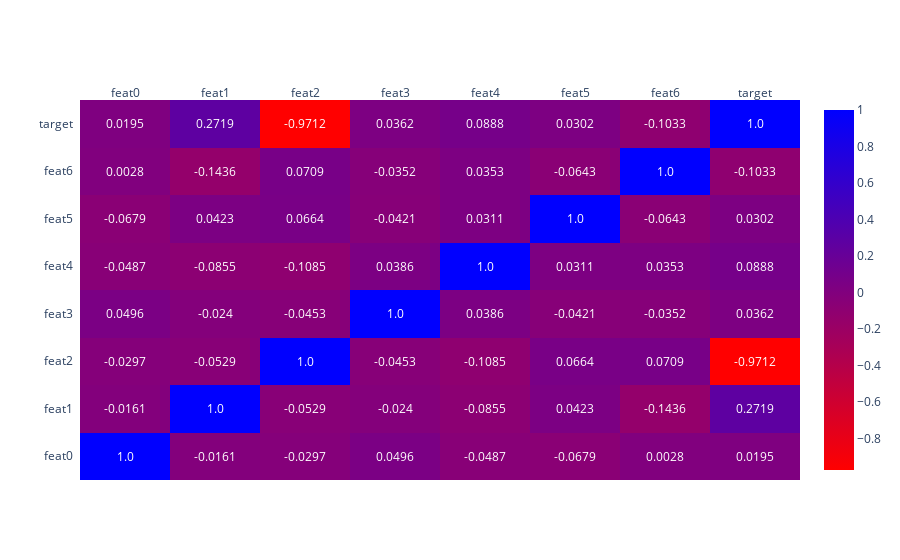

Notebook code for this chart:
### Code cell
corr = df_train.corr().round(4)

print("Correlation matrix heatmap")
ff.create_annotated_heatmap(
    z=corr.values,
    x=list(corr.index),
    y=list(corr.columns),
    showscale=True,
    colorscale=px.colors.sequential.Bluered_r,
)

### Figure 1 — Plotly figure (JSON) as saved in the notebook; plotly's stock layout.template omitted (floating-point values rounded to 4 significant figures)
{"data": [{"colorscale": [[0, "rgb(255,0,0)"], [1, "rgb(0,0,255)"]], "reversescale": false, "showscale": true, "type": "heatmap", "x": ["feat0", "feat1", "feat2", "feat3", "feat4", "feat5", "feat6", "target"], "y": ["feat0", "feat1", "feat2", "feat3", "feat4", "feat5", "feat6", "target"], "z": [[1, -0.0161, -0.0297, 0.0496, -0.0487, -0.0679, 0.0028, 0.0195], [-0.0161, 1, -0.0529, -0.024, -0.0855, 0.0423, -0.1436, 0.2719], [-0.0297, -0.0529, 1, -0.0453, -0.1085, 0.0664, 0.0709, -0.9712], [0.0496, -0.024, -0.0453, 1, 0.0386, -0.0421, -0.0352, 0.0362], [-0.0487, -0.0855, -0.1085, 0.0386, 1, 0.0311, 0.0353, 0.0888], [-0.0679, 0.0423, 0.0664, -0.0421, 0.0311, 1, -0.0643, 0.0302], [0.0028, -0.1436, 0.0709, -0.0352, 0.0353, -0.0643, 1, -0.1033], [0.0195, 0.2719, -0.9712, 0.0362, 0.0888, 0.0302, -0.1033, 1]]}], "layout": {"annotations": [{"font": {"color": "#FFFFFF"}, "showarrow": false, "text": "1.0", "x": "feat0", "xref": "x", "y": "feat0", "yref": "y"}, {"font": {"color": "#FFFFFF"}, "showarrow": false, "text": "-0.0161", "x": "feat1", "xref": "x", "y": "feat0", "yref": "y"}, {"font": {"color": "#FFFFFF"}, "showarrow": false, "text": "-0.0297", "x": "feat2", "xref": "x", "y": "feat0", "yref": "y"}, {"font": {"color": "#FFFFFF"}, "showarrow": false, "text": "0.0496", "x": "feat3", "xref": "x", "y": "feat0", "yref": "y"}, {"font": {"color": "#FFFFFF"}, "showarrow": false, "text": "-0.0487", "x": "feat4", "xref": "x", "y": "feat0", "yref": "y"}, {"font": {"color": "#FFFFFF"}, "showarrow": false, "text": "-0.0679", "x": "feat5", "xref": "x", "y": "feat0", "yref": "y"}, {"font": {"color": "#FFFFFF"}, "showarrow": false, "text": "0.0028", "x": "feat6", "xref": "x", "y": "feat0", "yref": "y"}, {"font": {"color": "#FFFFFF"}, "showarrow": false, "text": "0.0195", "x": "target", "xref": "x", "y": "feat0", "yref": "y"}, {"font": {"color": "#FFFFFF"}, "showarrow": false, "text": "-0.0161", "x": "feat0", "xref": "x", "y": "feat1", "yref": "y"}, {"font": {"color": "#FFFFFF"}, "showarrow": false, "text": "1.0", "x": "feat1", "xref": "x", "y": "feat1", "yref": "y"}, {"font": {"color": "#FFFFFF"}, "showarrow": false, "text": "-0.0529", "x": "feat2", "xref": "x", "y": "feat1", "yref": "y"}, {"font": {"color": "#FFFFFF"}, "showarrow": false, "text": "-0.024", "x": "feat3", "xref": "x", "y": "feat1", "yref": "y"}, {"font": {"color": "#FFFFFF"}, "showarrow": false, "text": "-0.0855", "x": "feat4", "xref": "x", "y": "feat1", "yref": "y"}, {"font": {"color": "#FFFFFF"}, "showarrow": false, "text": "0.0423", "x": "feat5", "xref": "x", "y": "feat1", "yref": "y"}, {"font": {"color": "#FFFFFF"}, "showarrow": false, "text": "-0.1436", "x": "feat6", "xref": "x", "y": "feat1", "yref": "y"}, {"font": {"color": "#FFFFFF"}, "showarrow": false, "text": "0.2719", "x": "target", "xref": "x", "y": "feat1", "yref": "y"}, {"font": {"color": "#FFFFFF"}, "showarrow": false, "text": "-0.0297", "x": "feat0", "xref": "x", "y": "feat2", "yref": "y"}, {"font": {"color": "#FFFFFF"}, "showarrow": false, "text": "-0.0529", "x": "feat1", "xref": "x", "y": "feat2", "yref": "y"}, {"font": {"color": "#FFFFFF"}, "showarrow": false, "text": "1.0", "x": "feat2", "xref": "x", "y": "feat2", "yref": "y"}, {"font": {"color": "#FFFFFF"}, "showarrow": false, "text": "-0.0453", "x": "feat3", "xref": "x", "y": "feat2", "yref": "y"}, {"font": {"color": "#FFFFFF"}, "showarrow": false, "text": "-0.1085", "x": "feat4", "xref": "x", "y": "feat2", "yref": "y"}, {"font": {"color": "#FFFFFF"}, "showarrow": false, "text": "0.0664", "x": "feat5", "xref": "x", "y": "feat2", "yref": "y"}, {"font": {"color": "#FFFFFF"}, "showarrow": false, "text": "0.0709", "x": "feat6", "xref": "x", "y": "feat2", "yref": "y"}, {"font": {"color": "#FFFFFF"}, "showarrow": false, "text": "-0.9712", "x": "target", "xref": "x", "y": "feat2", "yref": "y"}, {"font": {"color": "#FFFFFF"}, "showarrow": false, "text": "0.0496", "x": "feat0", "xref": "x", "y": "feat3", "yref": "y"}, {"font": {"color": "#FFFFFF"}, "showarrow": false, "text": "-0.024", "x": "feat1", "xref": "x", "y": "feat3", "yref": "y"}, {"font": {"color": "#FFFFFF"}, "showarrow": false, "text": "-0.0453", "x": "feat2", "xref": "x", "y": "feat3", "yref": "y"}, {"font": {"color": "#FFFFFF"}, "showarrow": false, "text": "1.0", "x": "feat3", "xref": "x", "y": "feat3", "yref": "y"}, {"font": {"color": "#FFFFFF"}, "showarrow": false, "text": "0.0386", "x": "feat4", "xref": "x", "y": "feat3", "yref": "y"}, {"font": {"color": "#FFFFFF"}, "showarrow": false, "text": "-0.0421", "x": "feat5", "xref": "x", "y": "feat3", "yref": "y"}, {"font": {"color": "#FFFFFF"}, "showarrow": false, "text": "-0.0352", "x": "feat6", "xref": "x", "y": "feat3", "yref": "y"}, {"font": {"color": "#FFFFFF"}, "showarrow": false, "text": "0.0362", "x": "target", "xref": "x", "y": "feat3", "yref": "y"}, {"font": {"color": "#FFFFFF"}, "showarrow": false, "text": "-0.0487", "x": "feat0", "xref": "x", "y": "feat4", "yref": "y"}, {"font": {"color": "#FFFFFF"}, "showarrow": false, "text": "-0.0855", "x": "feat1", "xref": "x", "y": "feat4", "yref": "y"}, {"font": {"color": "#FFFFFF"}, "showarrow": false, "text": "-0.1085", "x": "feat2", "xref": "x", "y": "feat4", "yref": "y"}, {"font": {"color": "#FFFFFF"}, "showarrow": false, "text": "0.0386", "x": "feat3", "xref": "x", "y": "feat4", "yref": "y"}, {"font": {"color": "#FFFFFF"}, "showarrow": false, "text": "1.0", "x": "feat4", "xref": "x", "y": "feat4", "yref": "y"}, {"font": {"color": "#FFFFFF"}, "showarrow": false, "text": "0.0311", "x": "feat5", "xref": "x", "y": "feat4", "yref": "y"}, {"font": {"color": "#FFFFFF"}, "showarrow": false, "text": "0.0353", "x": "feat6", "xref": "x", "y": "feat4", "yref": "y"}, {"font": {"color": "#FFFFFF"}, "showarrow": false, "text": "0.0888", "x": "target", "xref": "x", "y": "feat4", "yref": "y"}, {"font": {"color": "#FFFFFF"}, "showarrow": false, "text": "-0.0679", "x": "feat0", "xref": "x", "y": "feat5", "yref": "y"}, {"font": {"color": "#FFFFFF"}, "showarrow": false, "text": "0.0423", "x": "feat1", "xref": "x", "y": "feat5", "yref": "y"}, {"font": {"color": "#FFFFFF"}, "showarrow": false, "text": "0.0664", "x": "feat2", "xref": "x", "y": "feat5", "yref": "y"}, {"font": {"color": "#FFFFFF"}, "showarrow": false, "text": "-0.0421", "x": "feat3", "xref": "x", "y": "feat5", "yref": "y"}, {"font": {"color": "#FFFFFF"}, "showarrow": false, "text": "0.0311", "x": "feat4", "xref": "x", "y": "feat5", "yref": "y"}, {"font": {"color": "#FFFFFF"}, "showarrow": false, "text": "1.0", "x": "feat5", "xref": "x", "y": "feat5", "yref": "y"}, {"font": {"color": "#FFFFFF"}, "showarrow": false, "text": "-0.0643", "x": "feat6", "xref": "x", "y": "feat5", "yref": "y"}, {"font": {"color": "#FFFFFF"}, "showarrow": false, "text": "0.0302", "x": "target", "xref": "x", "y": "feat5", "yref": "y"}, {"font": {"color": "#FFFFFF"}, "showarrow": false, "text": "0.0028", "x": "feat0", "xref": "x", "y": "feat6", "yref": "y"}, {"font": {"color": "#FFFFFF"}, "showarrow": false, "text": "-0.1436", "x": "feat1", "xref": "x", "y": "feat6", "yref": "y"}, {"font": {"color": "#FFFFFF"}, "showarrow": false, "text": "0.0709", "x": "feat2", "xref": "x", "y": "feat6", "yref": "y"}, {"font": {"color": "#FFFFFF"}, "showarrow": false, "text": "-0.0352", "x": "feat3", "xref": "x", "y": "feat6", "yref": "y"}, {"font": {"color": "#FFFFFF"}, "showarrow": false, "text": "0.0353", "x": "feat4", "xref": "x", "y": "feat6", "yref": "y"}, {"font": {"color": "#FFFFFF"}, "showarrow": false, "text": "-0.0643", "x": "feat5", "xref": "x", "y": "feat6", "yref": "y"}, {"font": {"color": "#FFFFFF"}, "showarrow": false, "text": "1.0", "x": "feat6", "xref": "x", "y": "feat6", "yref": "y"}, {"font": {"color": "#FFFFFF"}, "showarrow": false, "text": "-0.1033", "x": "target", "xref": "x", "y": "feat6", "yref": "y"}, {"font": {"color": "#FFFFFF"}, "showarrow": false, "text": "0.0195", "x": "feat0", "xref": "x", "y": "target", "yref": "y"}, {"font": {"color": "#FFFFFF"}, "showarrow": false, "text": "0.2719", "x": "feat1", "xref": "x", "y": "target", "yref": "y"}, {"font": {"color": "#FFFFFF"}, "showarrow": false, "text": "-0.9712", "x": "feat2", "xref": "x", "y": "target", "yref": "y"}, {"font": {"color": "#FFFFFF"}, "showarrow": false, "text": "0.0362", "x": "feat3", "xref": "x", "y": "target", "yref": "y"}, {"font": {"color": "#FFFFFF"}, "showarrow": false, "text": "0.0888", "x": "feat4", "xref": "x", "y": "target", "yref": "y"}, {"font": {"color": "#FFFFFF"}, "showarrow": false, "text": "0.0302", "x": "feat5", "xref": "x", "y": "target", "yref": "y"}, {"font": {"color": "#FFFFFF"}, "showarrow": false, "text": "-0.1033", "x": "feat6", "xref": "x", "y": "target", "yref": "y"}, {"font": {"color": "#FFFFFF"}, "showarrow": false, "text": "1.0", "x": "target", "xref": "x", "y": "target", "yref": "y"}], "xaxis": {"dtick": 1, "gridcolor": "rgb(0, 0, 0)", "side": "top", "ticks": ""}, "yaxis": {"dtick": 1, "ticks": "", "ticksuffix": "  "}}}
